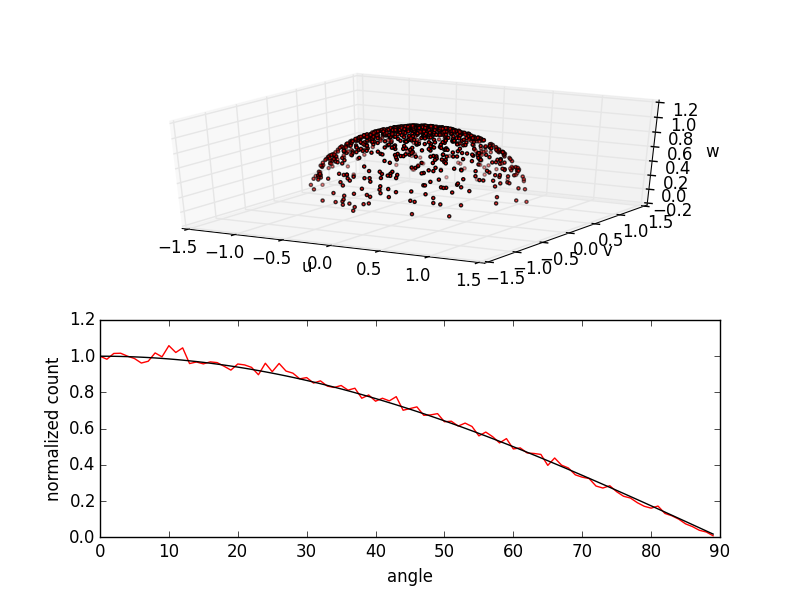

Write the Python code that produced this figure.
# -*- coding: utf-8 -*-
"""
sampling from a cosine distribution
https://www.particleincell.com/2015/cosine-distribution/

@author: lubos brieda
"""
from random import random
import math
import matplotlib.pyplot as plt
from mpl_toolkits.mplot3d import Axes3D

plt.close("all")
u = []
v = []
w = []

count = []
bin_theta = []
nbins = 90
delta_bin = 90/(nbins-1)

#surface properties
tang1 = [1,0,0]
tang2 = [0,1,0]
norm =  [0,0,1]

#initialize data
for bin in range(0,nbins):
    count.append(0);
    bin_theta.append(bin*delta_bin)

# sample random points
for it in range(1,100000):
    sin_theta = random()    
    cos_theta = math.sqrt(1-sin_theta*sin_theta)

    #random in plane angle
    psi = random()*2*math.pi;
    
    #three vector components
    a = sin_theta*math.cos(psi)
    b = sin_theta*math.sin(psi)
    c = cos_theta
    
    #multiply by corresponding directions
    v1 = [a*n for n in tang1]
    v2 = [b*n for n in tang2]
    v3 = [c*n for n in norm]
    
    #add up to get velocity, vel=v1+v2+v3
    vel = []
    for i in range(0,3):
        vel.append(v1[i]+v2[i]+v3[i])
     
    #update histogram
    theta = math.acos(cos_theta)*180/math.pi;
    bin = int( (theta)/delta_bin)
    count[bin] += 1
    
    #add every 100th particle to the visualization list
    if (it%100==0):
        u.append(vel[0])
        v.append(vel[1])
        w.append(vel[2])
    
#plot results
fig = plt.figure()
ax = fig.add_subplot(211, projection='3d')
ax.scatter(u, v, w, c='r', marker='.')
ax.set_xlabel('u')
ax.set_ylabel('v')
ax.set_zlabel('w')

#normalize data
c0 = count[0]
count[:] = [float(c) / c0 for c in count]
cos = [math.cos(th*math.pi/180) for th in bin_theta]

#add xy plot
ax2 = fig.add_subplot(212)
ax2.plot(bin_theta,count,c='r');
ax2.plot(bin_theta,cos,c='k')
ax2.set_xlabel('angle')
ax2.set_ylabel('normalized count')
plt.show()
    
